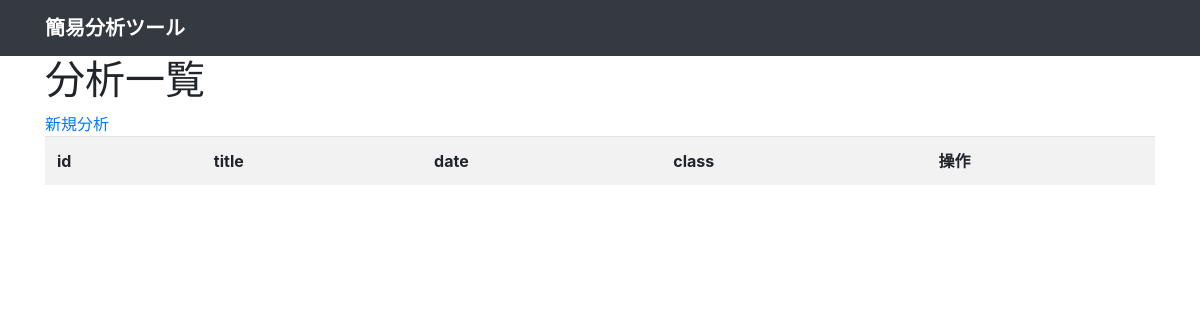
Before: / with the older database file.
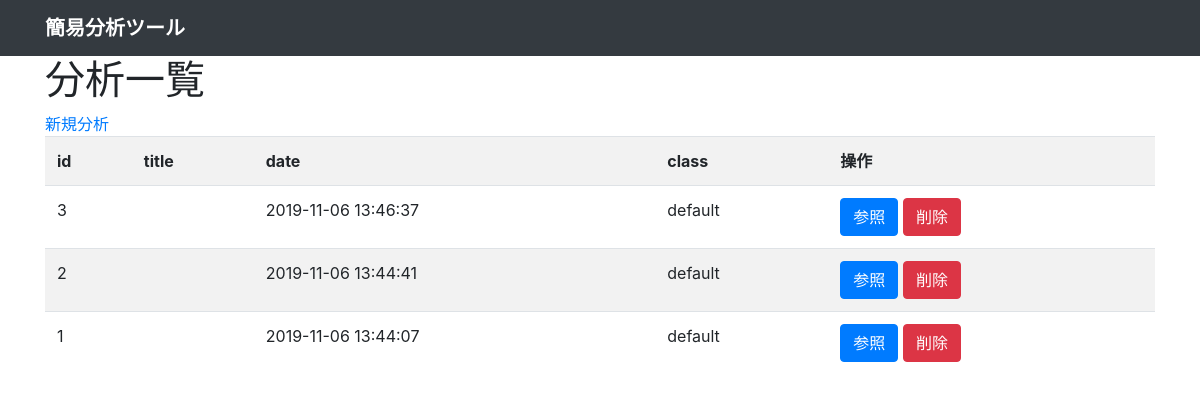
After: the same page with the newer database file.
### tables this page shows
CREATE TABLE results (
  `id` integer primary key autoincrement,
  `title` text not null,
  `data` text not null,
  `feature_class` text not null,
  `img` text not null,
  `created` datetime default CURRENT_TIMESTAMP,
  `hist` blob
);

### run.py (the view)
@app.route('/')
def index():
    con = get_db()
    results = models.select_all(con)
    return render_template('index.html', results=results)

### models.py (called while the page is built)
def select_all(con):
    cur = con.execute(
        'select id, title, data, feature_class, img, hist, created from results order by id desc'
    )
    return cur.fetchall()

### run.py (called while the page is built)
def connect_db():
    con = sqlite3.connect(app.config['DATABASE'])
    con.row_factory = sqlite3.Row
    return con

def get_db():
    if not hasattr(g, 'sqlite_db'):
        g.sqlite_db = connect_db()
    return g.sqlite_db

### templates/index.html
{% extends "base.html" %}
{% block body %}
<h1>分析一覧</h1>
<a href="/create">新規分析</a>
<table class="table table-striped table-hover">
    <tr>
        <th>id</th>
        <th>title</th>
        <th>date</th>
        <th>class</th>
        <th>操作</th>
    </tr>
    {% for result in results %}
    <tr>
        <td>{{ result.id }}</td>
        <td>{{ result.title|safe}}</td>
        <td>{{ result.created }}</td>
        <td>{{ result.feature_class }}</td>
        <td>
            <a href="/view/{{ result.id }}"><button class="btn btn-primary">参照</button></a>
            <form action="/delete/{{ result.id }}" style="display: inline" method="post">
                <input class="btn btn-danger" type="submit" value="削除" onclick='return confirm("削除しますがよろしいですか？")' ;>
            </form>
        </td>
    </tr>
    {% endfor %}
</table>
{% endblock %}

### templates/base.html (shortened to what this page needs)
<!doctype html>
<head>
    <link rel="stylesheet" href="https://stackpath.bootstrapcdn.com/bootstrap/4.3.1/css/bootstrap.min.css"
>
    <link rel="stylesheet" type=text/css href="{{ url_for('static', filename='style.css') }}">
</head>
<body>
    <header>
        <div class="navbar navbar-dark bg-dark box-shadow">
            <div class="container d-flex justify-content-between">
                <a href="/" class="navbar-brand d-flex align-items-center">
                    <strong>簡易分析ツール</strong>
                </a>
            </div>
        </div>
    </header>
    <div class="container">
        {% block body %}{% endblock %}
    </div>
</body>
</html>

Changed rows visible on the page:
added results: id "3", created "2019-11-06 13:46:37", feature_class "default"
added results: id "2", created "2019-11-06 13:44:41", feature_class "default"
added results: id "1", created "2019-11-06 13:44:07", feature_class "default"
